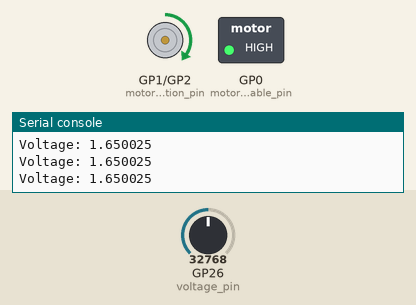
Bench run of a program on a simulated Raspberry Pi Pico running MicroPython. Shown: direction and speed pins drawn as motors (green arrow = direction pin HIGH = forward, orange = LOW = backward, longer = more drive), switched loads named in the program (green lamp = pin HIGH), the last lines printed to the serial console. Inputs (shaded band) come from the test bench; at power-on: GP26 (voltage_pin) = 32768 (analog values on the 0–65535 scale).

Above: at 1.2 s.
1.3 s: GP26 (voltage_pin) set to 45874
At 2.2 s:
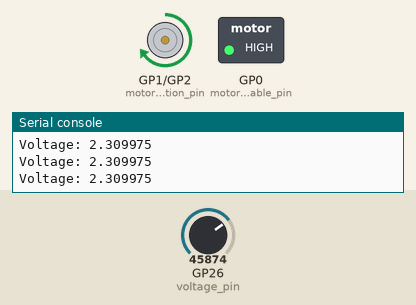
2.8 s: GP26 (voltage_pin) set to 19660
At 3.6 s:
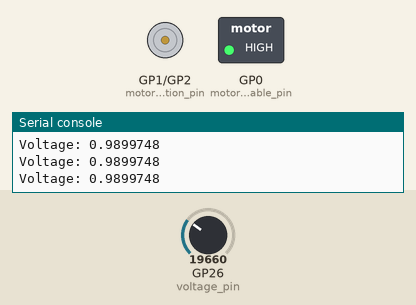
4.3 s: GP26 (voltage_pin) set to 20512
At 4.9 s:
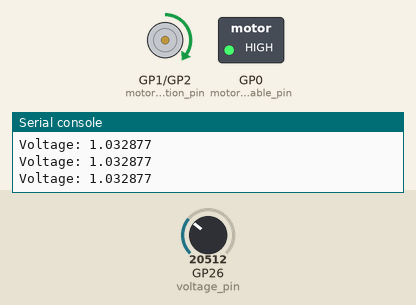
5.8 s: GP26 (voltage_pin) set to 7864
At 6.3 s:
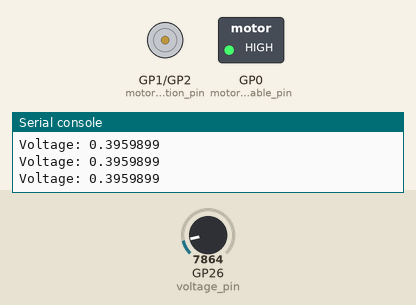
Timing chart, 0 to 8.3 s (numbered marks = the images above; inputs shaded):
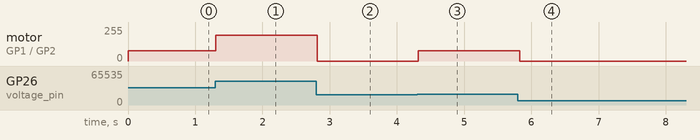

Measured:
- the behaviour switches between 19856 and 19872 on GP26 (voltage_pin) (found by bisection; images 2 and 3)
- after the input at 1.3 s, motor on GP1 (motor_direction_pin) / GP2 (motor_pwm): forward 78/255 → forward 195/255 at once
- after the input at 2.8 s, motor on GP1 (motor_direction_pin) / GP2 (motor_pwm): forward 195/255 → stopped at once
- after the input at 4.3 s, motor on GP1 (motor_direction_pin) / GP2 (motor_pwm): stopped → forward 78/255 at once
- after the input at 5.8 s, motor on GP1 (motor_direction_pin) / GP2 (motor_pwm): forward 78/255 → stopped at once

The program:

sampleMotorDrive.py
```python
import machine
import time

# define analog pin for voltage reading
voltage_pin = machine.ADC(26)

# define pins for motor driver control
motor_enable_pin = machine.Pin(0, machine.Pin.OUT)
motor_direction_pin = machine.Pin(1, machine.Pin.OUT)

# set motor driver enable pin to high
motor_enable_pin.value(1)

# define function to control motor speed and direction
def set_motor_speed(speed):
    # set motor direction pin based on speed
    if speed >= 0:
        motor_direction_pin.value(1)
    else:
        motor_direction_pin.value(0)
    # set motor speed using PWM
    motor_pwm = machine.PWM(machine.Pin(2))
    motor_pwm.freq(1000)
    motor_pwm.duty_u16(abs(speed))

# main loop to read voltage and control motor
while True:
    # read voltage data from analog pin
    voltage_data = voltage_pin.read_u16()
    voltage = voltage_data * 3.3 / 65535
    print("Voltage:", voltage)

    # control motor based on voltage data
    if voltage >= 2.0:
        set_motor_speed(50000) # set motor speed to maximum
    elif voltage >= 1.0:
        set_motor_speed(20000) # set motor speed to medium
    else:
        set_motor_speed(0) # stop motor
    time.sleep(0.1)
```
